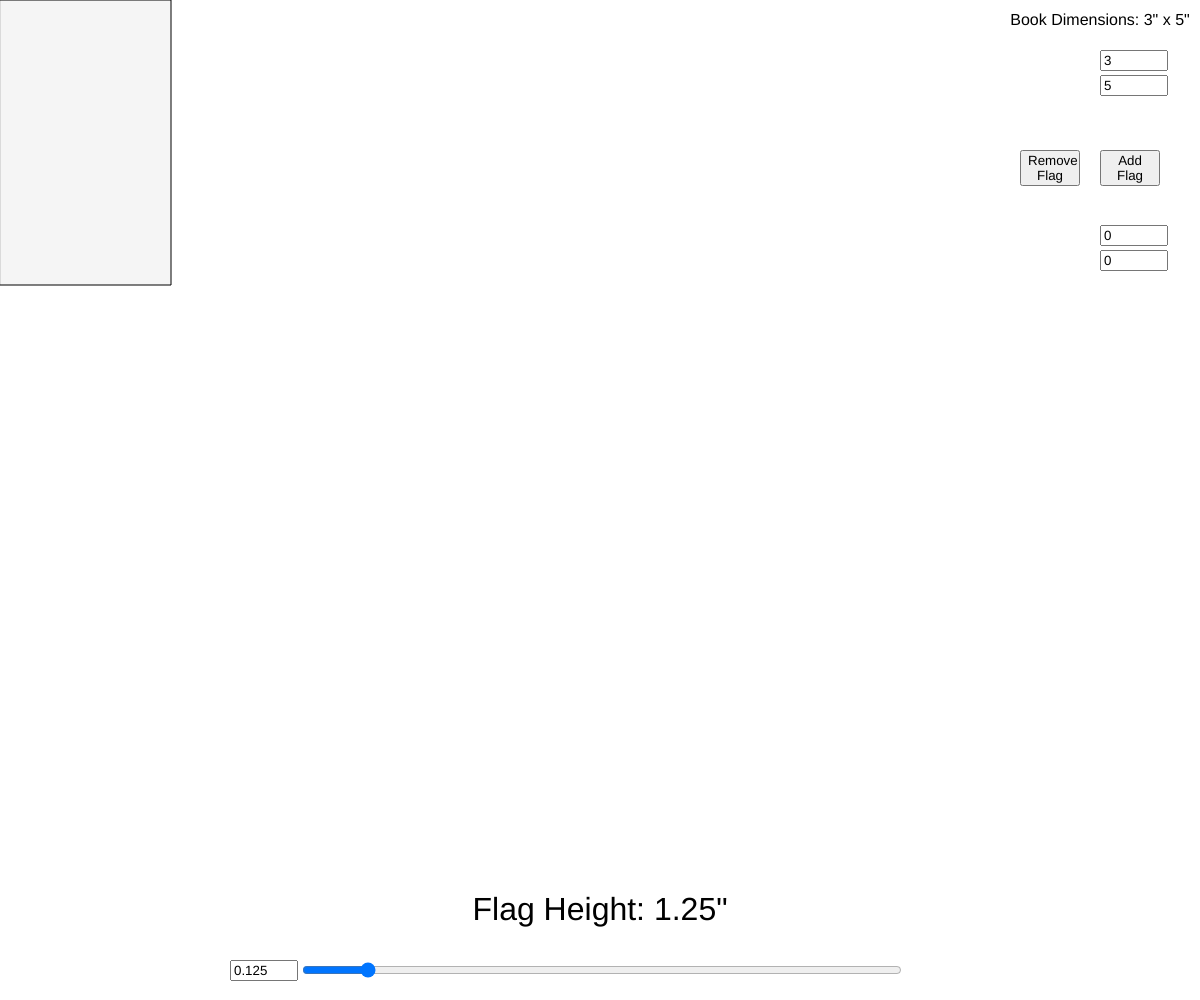
Frame 1 (no input)
Frame 60 (no input): identical to frame 1, image omitted
Frame 120 (the mouse pressed at the canvas centre since frame 60): identical to frame 1, image omitted

The p5.js sketch that drew this single still picture (run headless with seeded random() and noise() and a simulated clock; from frame 60 on, the mouse is pressed at the canvas centre):

// p5.js sketch
// ── sketch.js
let flagSlider, unitInputBox
let flagWidthBox, flagHeightBox
let addFlagButton, removeFlagButton
let bookWidthBox, bookHeightBox

const colorPickerArray = []
const bookDimensions = [, ] // [width, height] in inches
const PPI = ((102 * 5 / 4.5) / 2).toFixed(0) // Half-scale on 13" Macbook Pro Retina
const scaleByPPI = x => {
  return x * PPI
}

function setup() {
  createCanvas(windowWidth, windowHeight)
  createInterface()
  updateInterface()
}

function draw() {
  background(255)

  bookDimensions[0] = bookWidthBox.value()
  bookDimensions[1] = bookHeightBox.value()

  addBookCover(...bookDimensions.map(scaleByPPI))

  const flagHeight = unitInputBox.value() * flagSlider.value()
  const gap = floor((bookDimensions[1] * PPI - colorPickerArray.length *
    (flagHeight * PPI)) / (colorPickerArray.length + 1))

  for (const [index, colorPicker] of colorPickerArray.entries()) {
    colorPickerArray[index].position(0, gap * (index + 1) + index * flagHeight * PPI)
    colorPickerArray[index].style('width', `${PPI * bookDimensions[0]}px`)
    colorPickerArray[index].style('height', `${flagHeight * PPI}px`)
  }

  textSize(32)
  fill(0);
  textAlign(CENTER)
  text(`Flag Height: ${flagHeight}"`, width / 2, height - 80)

  textSize(16)
  fill(0);
  textAlign(CENTER)
  text(`Book Dimensions: ${bookDimensions[0]}" x ${bookDimensions[1]}"`, width - 100, 25)
}

function createInterface() {
  flagSlider = createSlider(0, 100, 10, 1)
  unitInputBox = createInput(`${1/8}`, 'number')
  flagWidthBox = createInput(`${0}`, 'number')
  flagHeightBox = createInput(`${0}`, 'number')
  bookWidthBox = createInput(`${3}`, 'number')
  bookHeightBox = createInput(`${5}`, 'number')

  addFlagButton = createButton('Add Flag')
  addFlagButton.mousePressed(() => colorPickerArray.push(createColorPicker()))

  removeFlagButton = createButton('Remove Flag')
  removeFlagButton.mousePressed(() => colorPickerArray.pop().remove())
}

function updateInterface() {
  updateElement(flagSlider, [width / 4, height - 40], ['width', `${width/2}px`])

  updateElement(unitInputBox, [width / 4 - 70, height - 40], ['width', '60px'])

  updateElement(flagHeightBox, [width - 100, 250], ['width', '60px'])
  updateElement(flagWidthBox, [width - 100, 225], ['width', '60px'])

  updateElement(addFlagButton, [width - 100, 150], ['width', '60px'])
  updateElement(removeFlagButton, [width - 180, 150], ['width', '60px'])

  updateElement(bookWidthBox, [width - 100, 50], ['width', '60px'])
  updateElement(bookHeightBox, [width - 100, 75], ['width', '60px'])
}

function addBookCover(width, height) {
  fill(245)
  rect(0, 0, width, height)
}

function updateElement(element, position, style) {
  element.position(...position)
  element.style(...style)
}

function windowResized() {
  resizeCanvas(windowWidth, windowHeight)
  updateInterface()
}
